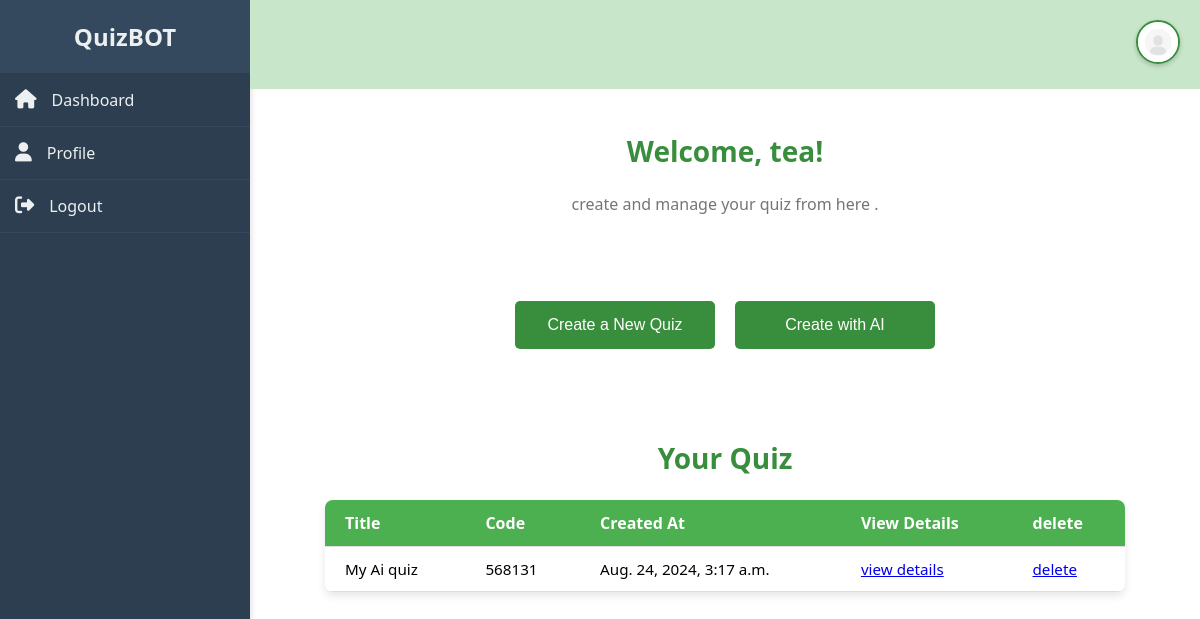
The page /teacher/home/ (signed in) on the database its author committed.
### login/models.py (models this page shows)
class User(AbstractUser):
    is_student = models.BooleanField(default=False)
    is_teacher = models.BooleanField(default=False)
    groups = models.ManyToManyField(
        'auth.Group',
        related_name='custom_user_set',
        blank=True,
        help_text='The groups this user belongs to. A user will get all permissions granted to each of their groups.',
        verbose_name='groups',
    )
    user_permissions = models.ManyToManyField(
        'auth.Permission',
        related_name='custom_user_set',
        blank=True,
        help_text='Specific permissions for this user.',
        verbose_name='user permissions',
    )

### q/models.py (models this page shows, shortened)
class Quiz(models.Model):
    title = models.CharField(max_length=255)
    code = models.IntegerField(unique=True, editable=False, null=True, blank=True)
    host = models.ForeignKey(User, on_delete=models.CASCADE)
    created_at = models.DateTimeField(auto_now_add=True)

### login/views.py (the view)
# urls.py: path('teacher/home/', home_tea , name='teacher_home'),
@login_required
def home_tea(request):
    user = request.user
    user = request.user
    if request.user.is_authenticated:
        if user.is_student:
            return redirect('student_home')
    quiz = Quiz.objects.filter(host=user)
    return render(request, 'dashboard_tea.html', {'quizzes': quiz})

### login/templates/dashboard_tea.html (shortened to what this page needs)
<!DOCTYPE html>
<html lang="en">
<head>
    {% load static %}
    <link rel="stylesheet" href="{% static '/css/dashboard.css' %}">
</head>
<body>
    <div class="dashboard-container">
        <aside class="sidebar">
            <div class="sidebar-header">
                <h2>QuizBOT</h2>
            </div>
            <ul class="sidebar-menu">
                <li><a href="#"><i class="fas fa-home"></i><span>Dashboard</span></a></li>
                <li><a href="#"><i class="fas fa-user"></i><span>Profile</span></a></li>
                <li><a href="{% url 'logout' %}"><i class="fas fa-sign-out-alt"></i><span>Logout</span></a></li>
            </ul>
        </aside>
        <main class="main-content">
            <header class="header">
                <div class="profile-icon">
                    <img src="{% static '/images/profile.jpg' %}" alt="Profile">
                </div>
            </header>
            <section class="content">
                <div class="welcome-message">
                    <h1>Welcome, {{ user.username }}!</h1>
                    <p>create and manage your quiz from here .</p>
                </div>
                <br><br><br>
                <div class="cta-buttons">
                    <button onclick="createQuiz()">Create a New Quiz</button>
                    <button onclick="aiQuiz()">Create with AI</button>
                </div>
                <br><br><br>
                <div class="welcome-message">
                    <h1>Your Quiz</h1>
                </div>
                <div class="quiz-history">
                    <table class="user-results" align="center">
                        <thead>
                            <tr>
                                <th>Title</th>
                                <th>Code</th>
                                <th>Created At</th>
                                <th>View Details</th>
                                <th>delete</th>
                            </tr>
                        </thead>
                        <tbody>
                            {% for quiz in quizzes %}
                                <tr>
                                    <td>{{ quiz.title }}</td>
                                    <td>{{ quiz.code }}</td>
                                    <td>{{ quiz.created_at }}</td>
                                    <td><a href="/q/view/{{ quiz.id }}">view details</a></td>
                                    <td><a href="/q/quiz/delete/{{ quiz.id }}">delete</a></td>
                                </tr>
                            {% empty %}
                                <tr>
                                    <td colspan="3">You haven't created any quizzes yet.</td>
                                </tr>
                            {% endfor %}
                        </tbody>
                    </table>
                </div>
                <br><br><br>
            </section>
        </main>
    </div>
</body>
</html>

### login/static/css/dashboard.css (style rules this page uses)
body { font-family: 'Segoe UI', Tahoma, Geneva, Verdana, sans-serif; margin: 0; padding: 0; background-color: #E8F5E9; }
.dashboard-container { display: flex; height: 100vh; width: 100%; }
.sidebar { width: 250px; height: 100vh; background-color: #2c3e50; color: #ecf0f1; position: fixed; top: 0; left: 0; overflow-y: auto; display: flex; flex-direction: column; box-shadow: 2px 0 5px rgba(0, 0, 0, 0.1); z-index: 100; transition: transform 0.3s ease; transform: translateX(0); }
.sidebar-header { padding: 20px; background-color: #34495e; border-bottom: 1px solid #2c3e50; text-align: center; }
.sidebar-header h2 { margin: 0; color: #ecf0f1; font-size: 1.5em; }
.sidebar-menu { list-style: none; padding: 0; margin: 0; }
.sidebar-menu li { border-bottom: 1px solid #34495e; }
.sidebar-menu a { display: flex; align-items: center; padding: 15px; text-decoration: none; color: #ecf0f1; transition: background-color 0.3s, color 0.3s; }
.sidebar-menu i { margin-right: 15px; font-size: 1.2em; }
.sidebar-menu span { font-size: 1em; }
.main-content { flex-grow: 1; margin-left: 250px; background-color: #ffffff; display: flex; flex-direction: column; overflow-y: auto; transition: margin-left 0.3s ease; }
.header { display: flex; justify-content: space-between; align-items: center; padding: 20px; background-color: #C8E6C9; position: relative; z-index: 101; }
.profile-icon { position: relative; }
.profile-icon img { width: 40px; height: 40px; border-radius: 50%; cursor: pointer; border: 2px solid #388E3C; box-shadow: 0 2px 5px rgba(0, 0, 0, 0.2); transition: transform 0.2s ease; }
.content { padding: 20px; flex-grow: 1; }
.welcome-message { text-align: center; margin-bottom: 20px; }
.welcome-message h1 { font-size: 28px; color: #388E3C; }
.welcome-message p { font-size: 16px; color: #757575; }
.quiz-history { margin-bottom: 20px; }
.cta-buttons { display: flex; justify-content: center; gap: 20px; flex-wrap: wrap; }
.cta-buttons button { padding: 15px 30px; background-color: #388E3C; color: white; border: none; border-radius: 5px; cursor: pointer; font-size: 16px; transition: background-color 0.3s ease; width: 100%; max-width: 200px; }

### login/templates/dashboard_tea.html (style rules this page uses)
.user-results { max-width: 800px; width: 100%; border-collapse: collapse; background-color: #ffffff; box-shadow: 0 4px 8px rgba(0, 0, 0, 0.1); border-radius: 8px; overflow: hidden; }
.user-results thead { background-color: #4CAF50; color: white; }
.user-results th, .user-results td { padding: 12px 20px; text-align: left; border-bottom: 1px solid #dddddd; }
.user-results th { font-size: 1rem; }
.user-results td { font-size: 0.95rem; }

### rows shown on the page
User: username "tea"
Quiz: title "My Ai quiz", code "568131", created_at "Aug. 24, 2024, 3:17 a.m."
